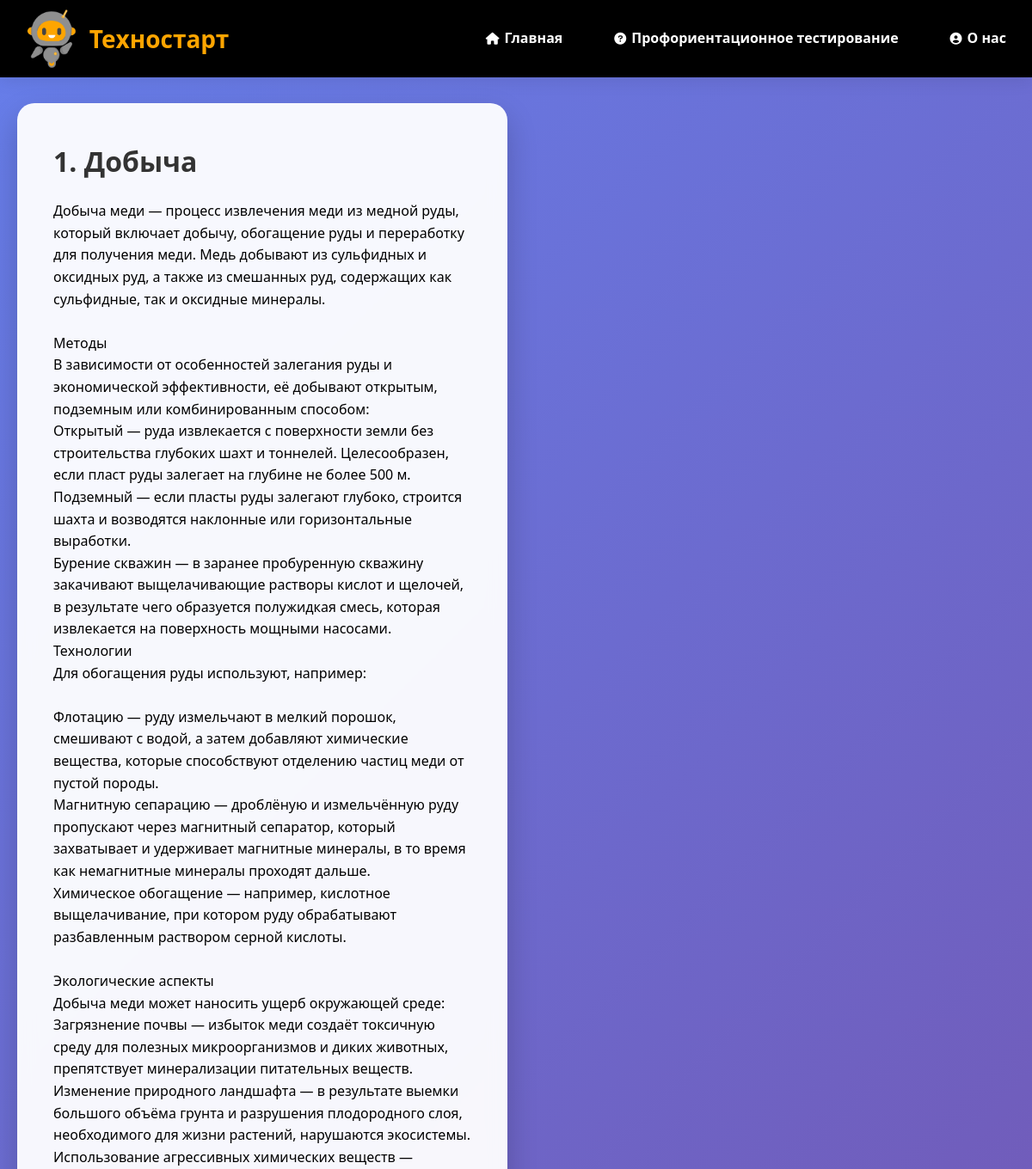
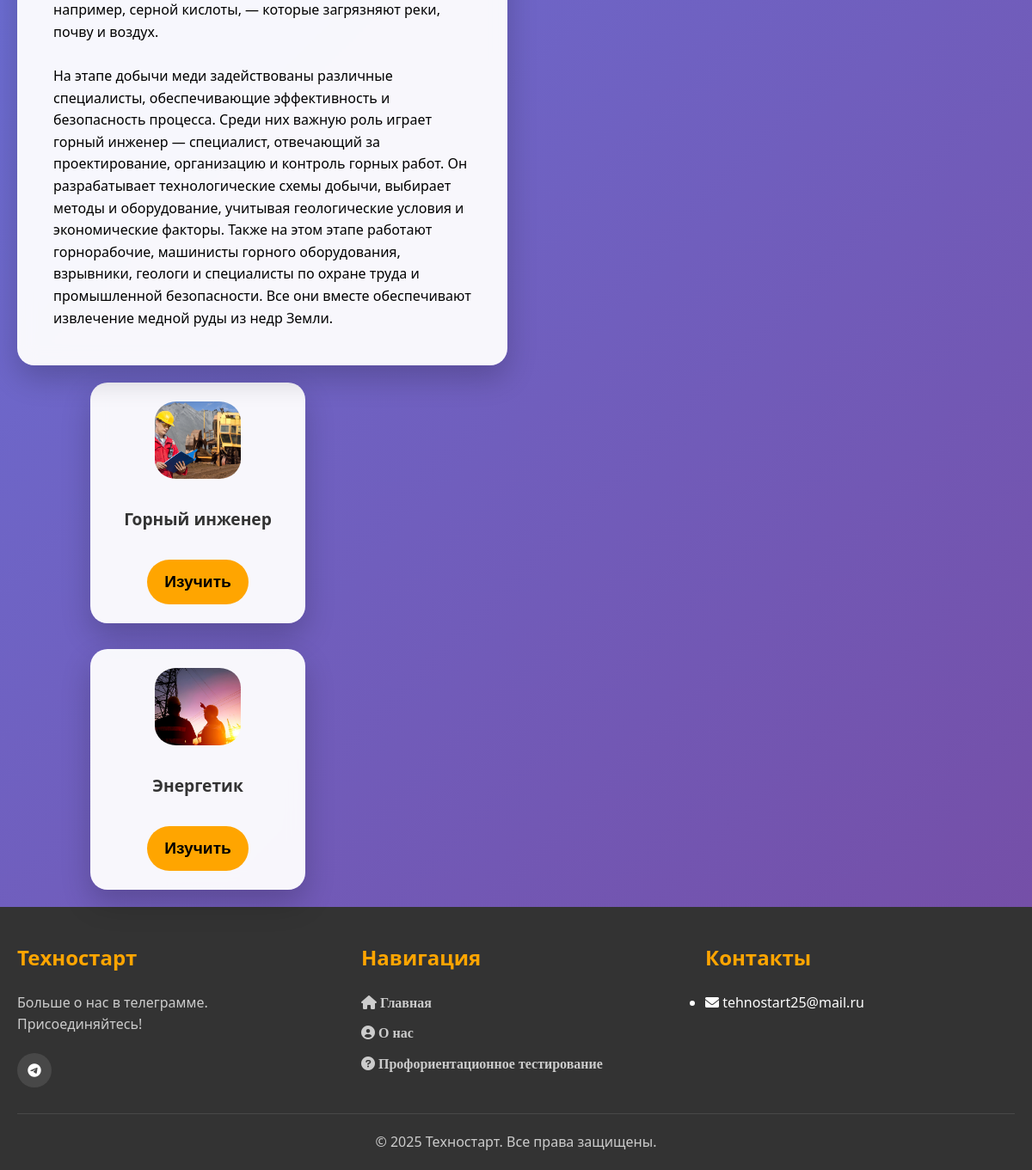
Screenshot of /profession/post_engineering/copper_mining (signed in) with the database file from the repository (2 pictures, top to bottom).
### profession/models.py (models this page shows, shortened)
class EngineeringProcessesAtaps(models.Model):
    title_ataps=models.CharField(max_length=200)
    dp_index=models.CharField(max_length=100, blank=True, default='',  verbose_name='Индекс для процессов и этапов')
    opisanie=models.TextField()
    img=models.ImageField(upload_to='engineering_processes/', blank=True, default='')
    slug=models.SlugField(max_length=200, db_index=True, unique=True)
    dp_index_prof = models.CharField(max_length=100, blank=True, default='', verbose_name='доп индекс для профессии')
    class Meta:
        verbose_name = "Инженерный_этап"
        verbose_name_plural = 'Инженерные_этапы'

class Profession(models.Model):
    title=models.CharField(max_length=200,verbose_name='название')
    url_content=models.CharField(max_length=200, verbose_name="ссылка на видео",blank=True, default='')
    img_static=models.ImageField(upload_to='professions/', blank=True, default='')
    slug=models.SlugField(max_length=200, db_index=True, unique=True)
    dp_index_prof = models.CharField(max_length=100, blank=True, null=True, verbose_name='Доп индекс для этапа')
    termin=models.TextField(blank=True, default='', verbose_name='Определение')
    img_history=models.ImageField(upload_to='professions/history_prof/', blank=True, verbose_name='Фото истории')
    tekst_history=models.TextField(blank=True, verbose_name='Текст истории')
    img_functions=models.ImageField(upload_to='professions/functions_prof/', blank=True, verbose_name='Фото функций')
    img_spec=models.ImageField(upload_to='professions/spec_prof/', blank=True, verbose_name='Фото специализаций')
    img_skils=models.ImageField(upload_to='professions/skils_prof/', blank=True, verbose_name='Фото навыков')
    tekst_vostreb=models.TextField(blank=True, verbose_name='Текст востребованности')
    img_otrasl=models.ImageField(upload_to='professions/otrasl_prof/', blank=True, verbose_name='Фото отраслей')
    tekst_learn=models.TextField(blank=True, verbose_name='Текст образования')
    img_rebus=models.ImageField(upload_to='professions/rebus_prof/', blank=True, verbose_name='Фото ребусов')
    img_otvet=models.ImageField(upload_to='professions/otvet_prof/', blank=True, verbose_name='Фото ответов на ребусы')
    class Meta:
        verbose_name = "Професcия"
        verbose_name_plural = 'Профеcсии'
    def get_absolute_url(self):
        return reverse('post_professions', kwargs={'post_slug':self.slug})

### profession/views.py (the view)
# urls.py: path('post_engineering/<slug:post_slug>', views.engineering_processes, name='post_engineering')
@login_required
def engineering_processes(req, post_slug):
    professions = Profession.objects.all()
    eng_a=get_object_or_404(EngineeringProcessesAtaps, slug=post_slug)
    data={
        'eng_a': eng_a,
        'professions': professions
    }
    return render(req, 'profession/engineering_processes.html', data )

### profession/templates/profession/engineering_processes.html (shortened to what this page needs)
{% extends 'main/base.html' %}
{% load static %}
{% block content %}
    <div class="process-profession-page-container">
        <div class="process-card-container">
            <div class="process-card-stage">
                <h1>{{ eng_a.title_ataps }}</h1>
                <p>{{ eng_a.opisanie }}</p>
            </div>
        </div>
        <div class="professions-container-stage-right">
            {% for prof in professions %}
                {% if eng_a.dp_index_prof == prof.dp_index_prof %}
                    <div class="profession-card-stage-right">
                        <img src="{{ prof.img_static.url }}" alt="{{ prof.title }}">
                        <h3>{{ prof.title }}</h3>
                        <a href="{{ prof.get_absolute_url }}"><button class="btn btn-learn-stage-right" data-profession="{{ prof.title }}">Изучить</button></a>
                    </div>
                {% endif %}
            {% endfor %}
        </div>
    </div>
{% endblock %}

### main/static/main/css/style.css (style rules this page uses)
* { margin: 0; padding: 0; box-sizing: border-box; }
body { font-family: 'Segoe UI', Tahoma, Geneva, Verdana, sans-serif; line-height: 1.6; color: #333; background: linear-gradient(135deg, #667eea 0%, #764ba2 100%); min-height: 800px; }
.btn { display: inline-block; padding: 15px 30px; border-radius: 50px; text-decoration: none; font-weight: 600; font-size: 2rem; transition: all 0.3s ease; border: 2px solid; cursor: pointer; margin-top:15px; }
.process-profession-page-container { display: grid; grid-template-columns: 50px 800px 30px 350px 50px; gap: 0; padding: 20px; min-height: calc(100vh - 80px); padding-top: 120px; box-sizing: border-box; width: 100%; max-width: 100%; margin: 0; }
.process-card-container { grid-column: 2; grid-row: 1; z-index: 1; display: flex; justify-content: center; align-items: flex-start; }
.process-card-stage { background: rgba(255, 255, 255, 0.95); border-radius: 20px; padding: 40px; width: 100%; box-shadow: 0 15px 35px rgba(0,0,0,0.2); backdrop-filter: blur(10px); border: 2px solid transparent; display: flex; flex-direction: column; }
.process-card-stage h1 { color: #333; margin-bottom: 20px; }
.process-card-stage p { color: black; line-height: 1.6; white-space: pre-line; }
.professions-container-stage-right { grid-column: 4; grid-row: 1 / -1; display: grid; grid-template-columns: 1fr 1fr; gap: 30px; width: 100%; }
.profession-card-stage-right { background: rgba(255, 255, 255, 0.95); border-radius: 20px; padding: 20px; width: 250px; height: 280px; display: flex; flex-direction: column; align-items: center; justify-content: flex-start; cursor: pointer; transition: all 0.4s ease; box-shadow: 0 15px 35px rgba(0,0,0,0.2); backdrop-filter: blur(10px); border: 2px solid transparent; z-index: 0; }
.profession-card-stage-right img { width: 100px; height: 90px; object-fit: cover; border-radius: 25%; margin-bottom: 15px; }
.profession-card-stage-right h3 { margin: 0 0 15px; color: #333; text-align: center; font-size: 1.2rem; flex-grow: 1; display: flex; align-items: center; justify-content: center; }
.profession-card-stage-right .btn-learn-stage-right { display: inline-block; background: orange; color: black; padding: 15px 20px; border-radius: 50px; text-decoration: none; font-weight: 600; font-size: 1.2rem; transition: all 0.3s ease; border: none; cursor: pointer; width: 100%; max-width: 200px; margin-top: auto; }
@media (max-width: 1200px) { .process-profession-page-container { grid-template-columns: 1fr 1fr; grid-template-rows: auto auto; gap: 20px; padding-top: 120px; max-width: 100%; } }
@media (max-width: 1200px) { .process-card-container { grid-column: 1; grid-row: 1; width: 100%; max-width: 800px; margin: 0 auto; } }
@media (max-width: 1200px) { .professions-container-stage-right { grid-column: 1; grid-row: 2; width: 100%; max-width: 400px; margin: 0 auto; grid-template-columns: 1fr; } }

### rows the page displays
EngineeringProcessesAtaps: title_ataps "1. Добыча", opisanie "Добыча меди — процесс извлечения меди из медной руды, который включает добычу, обогащение руды и переработку для получения меди. Медь добывают из сульфидных и оксидных руд, а также из смешанных руд, содержащих как сульфидные, так и оксидные минералы. Методы В зависимости от особенностей залегания руды и экономической эффективности, её добывают открытым, подземным или комбинированным способом: Открытый — руда извлекается с поверхности земли без строительства глубоких шахт и тоннелей. Целесообразен, если пласт руды залегает на глубине не более 500 м. Подземный — если пласты руды залегают глубоко, строится шахта и возводятся наклонные или горизонтальные выработки. Бурение скважин — в заранее…"
Profession: img_static (picture), title "Горный инженер"
Profession: img_static (picture), title "Энергетик"
